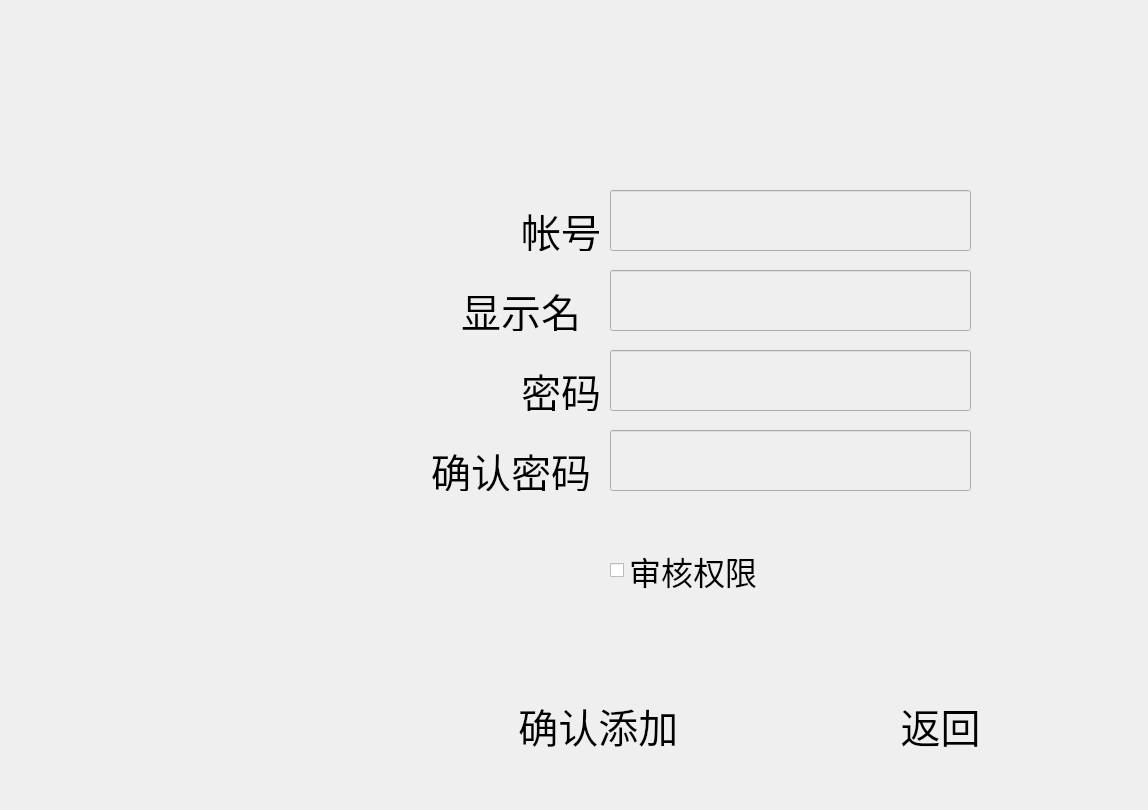
<?xml version="1.0" encoding="UTF-8"?>
<ui version="4.0">
 <class>AddUser</class>
 <widget class="QDialog" name="AddUser">
  <property name="geometry">
   <rect>
    <x>0</x>
    <y>0</y>
    <width>1148</width>
    <height>810</height>
   </rect>
  </property>
  <property name="font">
   <font>
    <pointsize>24</pointsize>
   </font>
  </property>
  <property name="windowTitle">
   <string>Dialog</string>
  </property>
  <widget class="QLabel" name="label_adduser_user">
   <property name="geometry">
    <rect>
     <x>470</x>
     <y>210</y>
     <width>131</width>
     <height>41</height>
    </rect>
   </property>
   <property name="font">
    <font>
     <pointsize>30</pointsize>
    </font>
   </property>
   <property name="text">
    <string>帐号</string>
   </property>
   <property name="alignment">
    <set>Qt::AlignRight|Qt::AlignTrailing|Qt::AlignVCenter</set>
   </property>
  </widget>
  <widget class="QLabel" name="label_adduser_disp_name">
   <property name="geometry">
    <rect>
     <x>450</x>
     <y>290</y>
     <width>131</width>
     <height>41</height>
    </rect>
   </property>
   <property name="font">
    <font>
     <pointsize>30</pointsize>
    </font>
   </property>
   <property name="text">
    <string>显示名</string>
   </property>
   <property name="alignment">
    <set>Qt::AlignRight|Qt::AlignTrailing|Qt::AlignVCenter</set>
   </property>
  </widget>
  <widget class="QLabel" name="label_adduser_pwd">
   <property name="geometry">
    <rect>
     <x>480</x>
     <y>370</y>
     <width>121</width>
     <height>41</height>
    </rect>
   </property>
   <property name="font">
    <font>
     <pointsize>30</pointsize>
    </font>
   </property>
   <property name="text">
    <string>密码</string>
   </property>
   <property name="alignment">
    <set>Qt::AlignRight|Qt::AlignTrailing|Qt::AlignVCenter</set>
   </property>
  </widget>
  <widget class="QLabel" name="label_adduser_pwd_2">
   <property name="geometry">
    <rect>
     <x>400</x>
     <y>450</y>
     <width>191</width>
     <height>41</height>
    </rect>
   </property>
   <property name="font">
    <font>
     <pointsize>30</pointsize>
    </font>
   </property>
   <property name="text">
    <string>确认密码</string>
   </property>
   <property name="alignment">
    <set>Qt::AlignRight|Qt::AlignTrailing|Qt::AlignVCenter</set>
   </property>
  </widget>
  <widget class="QCheckBox" name="cBox_adduser_type">
   <property name="geometry">
    <rect>
     <x>610</x>
     <y>540</y>
     <width>221</width>
     <height>61</height>
    </rect>
   </property>
   <property name="font">
    <font>
     <pointsize>24</pointsize>
    </font>
   </property>
   <property name="text">
    <string>审核权限</string>
   </property>
  </widget>
  <widget class="QLineEdit" name="lEdit_adduser_user">
   <property name="geometry">
    <rect>
     <x>610</x>
     <y>190</y>
     <width>361</width>
     <height>61</height>
    </rect>
   </property>
   <property name="font">
    <font>
     <pointsize>30</pointsize>
    </font>
   </property>
   <property name="styleSheet">
    <string notr="true">background-color: rgb(239, 239, 239);</string>
   </property>
  </widget>
  <widget class="QLineEdit" name="lEdit_adduser_disp_name">
   <property name="geometry">
    <rect>
     <x>610</x>
     <y>270</y>
     <width>361</width>
     <height>61</height>
    </rect>
   </property>
   <property name="font">
    <font>
     <pointsize>30</pointsize>
    </font>
   </property>
   <property name="styleSheet">
    <string notr="true">background-color: rgb(239, 239, 239);</string>
   </property>
  </widget>
  <widget class="QLineEdit" name="lEdit_adduser_pwd">
   <property name="geometry">
    <rect>
     <x>610</x>
     <y>350</y>
     <width>361</width>
     <height>61</height>
    </rect>
   </property>
   <property name="font">
    <font>
     <pointsize>30</pointsize>
    </font>
   </property>
   <property name="styleSheet">
    <string notr="true">background-color: rgb(239, 239, 239);</string>
   </property>
  </widget>
  <widget class="QLineEdit" name="lEdit_adduser_pwd_2">
   <property name="geometry">
    <rect>
     <x>610</x>
     <y>430</y>
     <width>361</width>
     <height>61</height>
    </rect>
   </property>
   <property name="font">
    <font>
     <pointsize>30</pointsize>
    </font>
   </property>
   <property name="styleSheet">
    <string notr="true">background-color: rgb(239, 239, 239);</string>
   </property>
  </widget>
  <widget class="QPushButton" name="pushButton">
   <property name="geometry">
    <rect>
     <x>420</x>
     <y>670</y>
     <width>301</width>
     <height>111</height>
    </rect>
   </property>
   <property name="font">
    <font>
     <pointsize>30</pointsize>
    </font>
   </property>
   <property name="styleSheet">
    <string notr="true">background-image: url(:/images/confirmbt.png);</string>
   </property>
   <property name="text">
    <string>     确认添加</string>
   </property>
   <property name="flat">
    <bool>true</bool>
   </property>
  </widget>
  <widget class="QPushButton" name="pushButton_2">
   <property name="geometry">
    <rect>
     <x>790</x>
     <y>670</y>
     <width>301</width>
     <height>111</height>
    </rect>
   </property>
   <property name="font">
    <font>
     <pointsize>30</pointsize>
    </font>
   </property>
   <property name="styleSheet">
    <string notr="true">background-image: url(:/images/back.png);</string>
   </property>
   <property name="text">
    <string>返回</string>
   </property>
   <property name="flat">
    <bool>true</bool>
   </property>
  </widget>
  <widget class="QLabel" name="label_background">
   <property name="geometry">
    <rect>
     <x>310</x>
     <y>120</y>
     <width>761</width>
     <height>491</height>
    </rect>
   </property>
   <property name="styleSheet">
    <string notr="true">background-image: url(:/images/loginbk.png);</string>
   </property>
   <property name="text">
    <string/>
   </property>
  </widget>
  <widget class="QLabel" name="label_adduser_hint">
   <property name="geometry">
    <rect>
     <x>560</x>
     <y>630</y>
     <width>261</width>
     <height>31</height>
    </rect>
   </property>
   <property name="font">
    <font>
     <pointsize>25</pointsize>
    </font>
   </property>
   <property name="text">
    <string/>
   </property>
  </widget>
  <zorder>label_background</zorder>
  <zorder>label_adduser_user</zorder>
  <zorder>label_adduser_disp_name</zorder>
  <zorder>label_adduser_pwd</zorder>
  <zorder>label_adduser_pwd_2</zorder>
  <zorder>cBox_adduser_type</zorder>
  <zorder>lEdit_adduser_user</zorder>
  <zorder>lEdit_adduser_disp_name</zorder>
  <zorder>lEdit_adduser_pwd</zorder>
  <zorder>lEdit_adduser_pwd_2</zorder>
  <zorder>pushButton</zorder>
  <zorder>pushButton_2</zorder>
  <zorder>label_adduser_hint</zorder>
 </widget>
 <resources/>
 <connections/>
</ui>
